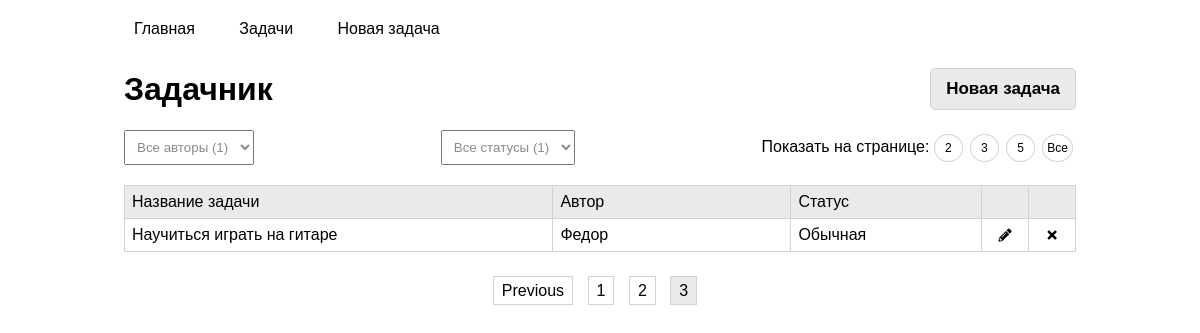
Page /tasks/list/?page=3&show=5 on the earlier database version.
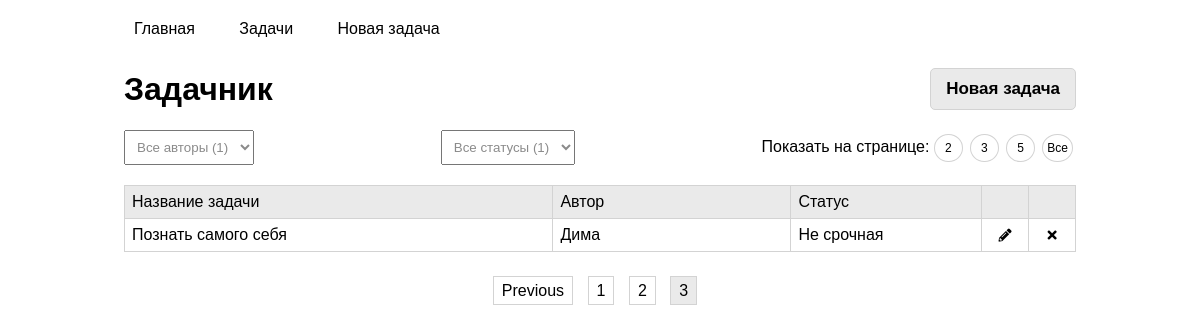
Same page on the later database version.
### tables this page shows
CREATE TABLE `tasks` (
  `id` int(11) NOT NULL,
  `title` varchar(64) NOT NULL,
  `author_id` int(11) NOT NULL,
  `status_id` int(11) NOT NULL
);

CREATE TABLE `authors` (
  `id` int(11) NOT NULL,
  `title` varchar(32) NOT NULL
);

CREATE TABLE `status` (
  `id` int(11) NOT NULL,
  `title` varchar(32) NOT NULL
);

### models/repositories/TasksRepository.php (called while the page is built, shortened)
<?php
class TasksRepository extends Repository
{
	public function getAllTasks($from, $num)
	{
		$sql = "SELECT tasks.id, tasks.title,
       			authors.id AS author_id, authors.title AS author_name, status.title AS status_name
						FROM tasks
						JOIN authors ON tasks.author_id = authors.id
						JOIN status ON tasks.status_id = status.id
						LIMIT ?,?";
		return Db::getInstance()->executeLimit($sql, $from, $num);
	}
	public function getTableName()
	{
		return "tasks";
	}
}

### models/Repository.php (called while the page is built, shortened)
<?php
abstract class Repository implements IModel
{
	public function getCount(){
		$tableName = $this->getTableName();
		$sql = "SELECT count(*) AS count FROM {$tableName}";
		return Db::getInstance()->queryOne($sql);
	}
}

### traits/Tsingletone.php (called while the page is built, shortened)
<?php
trait Tsingletone
{
    private static $instance = null;
    public static function getInstance() {
        if (is_null(static::$instance)) {
            static::$instance = new static();
        }
        return static::$instance;
    }
}

### engine/Db.php (called while the page is built, shortened)
<?php
class Db
{
	private $config = [
		'driver' => 'mysql',
		'host' => 'localhost',
		'login' => 'root',
		'password' => '',
		'database' => 'task-tracker',
		'charset' => 'utf8'
	];
	private $connection = null;
	private function getConnection()
	{
		if (is_null($this->connection)) {
			$this->connection = new \PDO(
				$this->prepareDSNString(),
				$this->config['login'],
				$this->config['password']
			);
			$this->connection->setAttribute(\PDO::ATTR_DEFAULT_FETCH_MODE, \PDO::FETCH_ASSOC);
		}
		return $this->connection;
	}
	private function prepareDSNString()
	{
		return sprintf("%s:host=%s;dbname=%s;charset=%s",
			$this->config['driver'],
			$this->config['host'],
			$this->config['database'],
			$this->config['charset']
		);
	}
	private function query($sql, $params)
	{
		$pdoStatement = $this->getConnection()->prepare($sql);
		$pdoStatement->execute($params);
		return $pdoStatement;
	}
	public function executeLimit($sql, $from, $num)
	{
		$pdoStatement = $this->getConnection()->prepare($sql);
		$pdoStatement->bindValue(1, $from, \PDO::PARAM_INT);
		$pdoStatement->bindValue(2, $num, \PDO::PARAM_INT);
		$pdoStatement->execute();
		return $pdoStatement->fetchAll();
	}
	public function queryOne($sql, $params = [])
	{
		return $this->queryAll($sql, $params)[0];
	}
	public function queryAll($sql, $params = [])
	{
		return $this->query($sql, $params)->fetchAll();
	}
}

### engine/Autoload.php (called while the page is built, shortened)
<?php
class Autoload
{
	public function loadClass($className)
	{
		$fileName = realpath(str_replace(['app', '\\'], ['..', DS], $className) . ".php");
	}
}

### engine/Request.php (called while the page is built, shortened)
<?php
class Request
{
    private $requestString;
    private $params;
    public function __construct()
    {
        $this->requestString = $_SERVER['REQUEST_URI'];
    }
    private function parseRequest() {
        $url = explode('/', $this->requestString);
        $this->params = $_REQUEST;
        $data = json_decode(file_get_contents('php://input'));
    }
    public function getParams()
    {
        return $this->params;
    }
}

### views/tasks.php (the view, shortened to what the changed rows need)
<div class="header">
    <h1>Задачник</h1>
</div>
<div class="selectors">
    <div class="showBy">Показать на странице:
			<? foreach ($perPageChoice as $perPage): ?>
          <a href="/tasks/list/?show=<?= $perPage ?>" class="showBy-icon"><?= $perPage ?></a>
			<? endforeach; ?>
        <a href="/tasks/list/?show=<?= $count ?>" class="showBy-icon big">Все</a>
    </div>
</div>
<div class="tasks-container">
	<? foreach ($tasks as $task): ?>
      <div id="<?= $task['id'] ?>" class="task task-div" data-author="<?= $task['author_name'] ?>"
           data-status="<?= $task['status_name'] ?>">
          <div id='flex-container'>
              <div class="task-specs"><p><?= $task['title'] ?></p></div>
              <div class="task-specs"><p><?= $task['author_name'] ?></p></div>
              <div class="task-specs"><p><?= $task['status_name'] ?></p></div>
              <div class="task-specs btn">
                  <a href="/tasks/task/?id=<?= $task['id'] ?>" class="edit fas fas fa-pencil-alt"></a>
              </div>
              <div class="task-specs btn">
                  <button data-id="<?= $task['id'] ?>" class="delete fas fas fa-times"></button>
              </div>
          </div>
      </div>
	<? endforeach; ?>
</div>
<div class="pagination">
	<? if ($page != 1): ?>
      <a href="/tasks/list/?page=<?= $page - 1 ?>&show=<?= $itemsPerPage ?>" class="pag-icon">Previous</a>
	<? endif; ?>
	<? for ($i = 1; $i <= $pagesCount; $i++) {
		if ($page == $i) {
			$class = ' active';
		} else {
			$class = '';
		}
		echo "<a href='/tasks/list/?page=$i&show=$itemsPerPage' class='pag-icon$class'>$i</a> ";
	} ?>
</div>

Differences in the rows shown:
removed tasks: title "Научиться играть на гитаре", author.title "Федор", status.title "Обычная"
added tasks: title "Познать самого себя", author.title "Дима", status.title "Не срочная"
